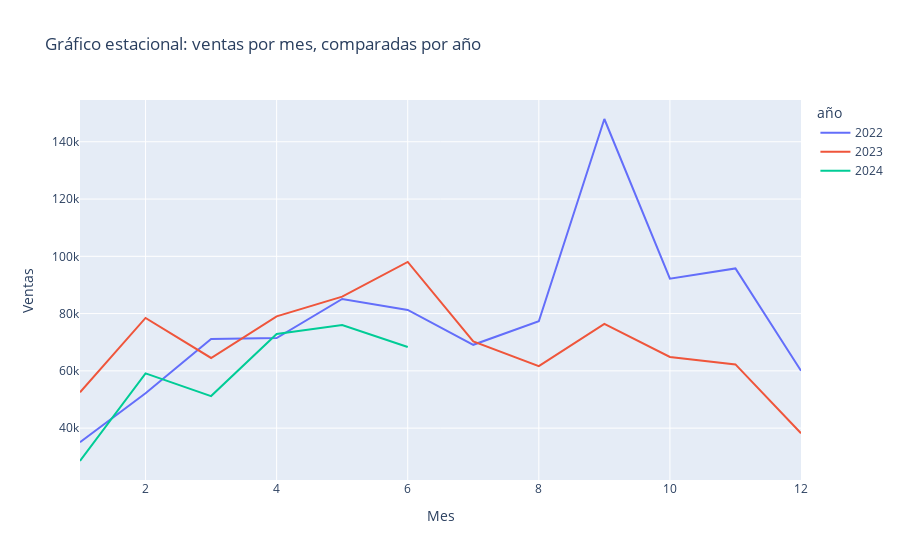

Notebook cell for this chart:
### Markdown cell above
🔍 **Observaciones**:

- Jueves es el día con mayor volumen promedio de ventas, fines de semana bajan notablemente, y los domingos no se registran ventas.

- Septiembre concentra el mayor volumen de ventas (pero alta variabilidad), mientras que enero y diciembre presentan los niveles más bajos de ventas.

✅ Las diferencias claras entre meses y días de la semana muestran patrones regulares de comportamiento, lo que puede ayudar a anticipar mejor las ventas en distintos momentos del año.

### Code cell
# Agrupar por año y mes
seasonal = filtered_df.groupby(['año', 'mes'])['canti_venta'].sum().reset_index()

fig = px.line(seasonal, x='mes', y='canti_venta', color='año',
              labels={'mes': 'Mes', 'canti_venta': 'Ventas'},
              title='Gráfico estacional: ventas por mes, comparadas por año')
fig.show()

### Figure 1 — Plotly figure (JSON) as saved in the notebook; plotly's stock layout.template omitted (floating-point values rounded to 4 significant figures)
{"data": [{"hovertemplate": "año=2022<br>Mes=%{x}<br>Ventas=%{y}<extra></extra>", "legendgroup": "2022", "line": {"color": "#636efa", "dash": "solid"}, "marker": {"symbol": "circle"}, "mode": "lines", "name": "2022", "orientation": "v", "showlegend": true, "type": "scatter", "x": [1, 2, 3, 4, 5, 6, 7, 8, 9, 10, 11, 12], "xaxis": "x", "y": [35080.0, 52180.0, 71160.0, 71450.0, 85110.0, 81270.0, 69100.0, 77340.0, 148000.0, 92200.0, 95780.0, 60030.0], "yaxis": "y"}, {"hovertemplate": "año=2023<br>Mes=%{x}<br>Ventas=%{y}<extra></extra>", "legendgroup": "2023", "line": {"color": "#EF553B", "dash": "solid"}, "marker": {"symbol": "circle"}, "mode": "lines", "name": "2023", "orientation": "v", "showlegend": true, "type": "scatter", "x": [1, 2, 3, 4, 5, 6, 7, 8, 9, 10, 11, 12], "xaxis": "x", "y": [52490.0, 78480.0, 64500.0, 79040.0, 85920.0, 98040.0, 70280.0, 61630.0, 76420.0, 64860.0, 62250.0, 38190.0], "yaxis": "y"}, {"hovertemplate": "año=2024<br>Mes=%{x}<br>Ventas=%{y}<extra></extra>", "legendgroup": "2024", "line": {"color": "#00cc96", "dash": "solid"}, "marker": {"symbol": "circle"}, "mode": "lines", "name": "2024", "orientation": "v", "showlegend": true, "type": "scatter", "x": [1, 2, 3, 4, 5, 6], "xaxis": "x", "y": [28520.0, 59130.0, 51190.0, 72860.0, 76000.0, 68350.0], "yaxis": "y"}], "layout": {"legend": {"title": {"text": "año"}, "tracegroupgap": 0}, "title": {"text": "Gráfico estacional: ventas por mes, comparadas por año"}, "xaxis": {"anchor": "y", "domain": [0, 1], "title": {"text": "Mes"}}, "yaxis": {"anchor": "x", "domain": [0, 1], "title": {"text": "Ventas"}}}}
